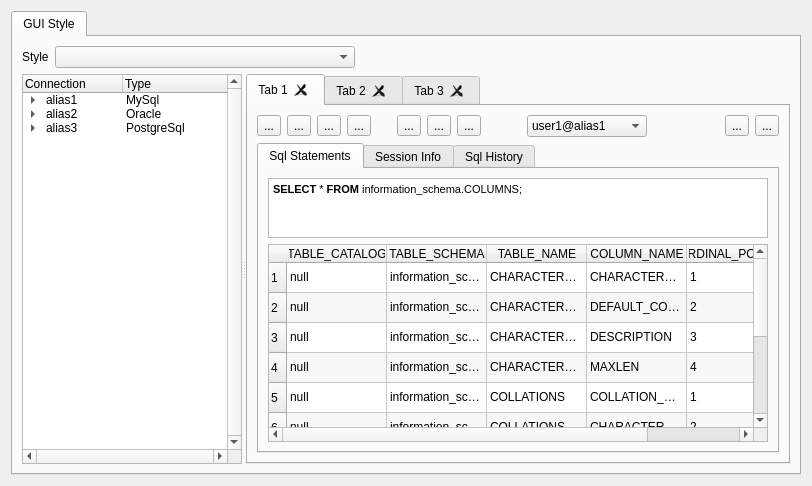
     <widget class="QWidget" name="appearancePage">
      <layout class="QGridLayout" name="gridLayout">
       <item row="0" column="0">
        <widget class="QTabWidget" name="tabWidgetAppearance">
         <property name="currentIndex">
          <number>0</number>
         </property>
         <widget class="QWidget" name="tabGuiStyle">
          <attribute name="title">
           <string>GUI Style</string>
          </attribute>
          <layout class="QVBoxLayout" name="verticalLayout_16">
           <item>
            <layout class="QHBoxLayout" name="horizontalLayout_10">
             <item>
              <widget class="QLabel" name="label_11">
               <property name="text">
                <string>Style</string>
               </property>
              </widget>
             </item>
             <item>
              <widget class="QComboBox" name="comboBoxGuiStyle">
               <property name="minimumSize">
                <size>
                 <width>300</width>
                 <height>0</height>
                </size>
               </property>
              </widget>
             </item>
             <item>
              <spacer name="horizontalSpacer_7">
               <property name="orientation">
                <enum>Qt::Horizontal</enum>
               </property>
               <property name="sizeHint" stdset="0">
                <size>
                 <width>40</width>
                 <height>20</height>
                </size>
               </property>
              </spacer>
             </item>
            </layout>
           </item>
           <item>
            <widget class="QSplitter" name="splitter">
             <property name="orientation">
              <enum>Qt::Horizontal</enum>
             </property>
             <widget class="QTreeWidget" name="treeWidgetConnSample">
              <property name="maximumSize">
               <size>
                <width>220</width>
                <height>16777215</height>
               </size>
              </property>
              <property name="verticalScrollBarPolicy">
               <enum>Qt::ScrollBarAlwaysOn</enum>
              </property>
              <property name="horizontalScrollBarPolicy">
               <enum>Qt::ScrollBarAlwaysOn</enum>
              </property>
              <column>
               <property name="text">
                <string>Connection</string>
               </property>
              </column>
              <column>
               <property name="text">
                <string>Type</string>
               </property>
              </column>
              <item>
               <property name="text">
                <string>alias1</string>
               </property>
               <property name="icon">
                <iconset resource="ui/kevora.qrc">
                 <normaloff>:/png/png_general/database.png</normaloff>:/png/png_general/database.png</iconset>
               </property>
               <property name="text">
                <string>MySql</string>
               </property>
               <item>
                <property name="text">
                 <string>user1</string>
                </property>
                <property name="icon">
                 <iconset resource="ui/kevora.qrc">
                  <normaloff>:/png/png_general/database_on.png</normaloff>:/png/png_general/database_on.png</iconset>
                </property>
               </item>
              </item>
              <item>
               <property name="text">
                <string>alias2</string>
               </property>
               <property name="icon">
                <iconset resource="ui/kevora.qrc">
                 <normaloff>:/png/png_general/database.png</normaloff>:/png/png_general/database.png</iconset>
               </property>
               <property name="text">
                <string>Oracle</string>
               </property>
               <item>
                <property name="text">
                 <string>user2</string>
                </property>
                <property name="icon">
                 <iconset resource="ui/kevora.qrc">
                  <normaloff>:/png/png_general/db_connection.png</normaloff>:/png/png_general/db_connection.png</iconset>
                </property>
               </item>
              </item>
              <item>
               <property name="text">
                <string>alias3</string>
               </property>
               <property name="icon">
                <iconset resource="ui/kevora.qrc">
                 <normaloff>:/png/png_general/database.png</normaloff>:/png/png_general/database.png</iconset>
               </property>
               <property name="text">
                <string>PostgreSql</string>
               </property>
               <item>
                <property name="text">
                 <string>user3</string>
                </property>
                <property name="icon">
                 <iconset resource="ui/kevora.qrc">
                  <normaloff>:/png/png_general/database_on.png</normaloff>:/png/png_general/database_on.png</iconset>
                </property>
               </item>
               <item>
                <property name="text">
                 <string>user4</string>
                </property>
                <property name="icon">
                 <iconset resource="ui/kevora.qrc">
                  <normaloff>:/png/png_general/error.png</normaloff>:/png/png_general/error.png</iconset>
                </property>
               </item>
              </item>
             </widget>
             <widget class="QTabWidget" name="tabWidgetMdiSample">
              <property name="enabled">
               <bool>true</bool>
              </property>
              <property name="currentIndex">
               <number>0</number>
              </property>
              <property name="tabsClosable">
               <bool>true</bool>
              </property>
              <widget class="QWidget" name="tab">
               <attribute name="title">
                <string>Tab 1</string>
               </attribute>
               <layout class="QVBoxLayout" name="verticalLayout_17">
                <item>
                 <layout class="QHBoxLayout" name="horizontalLayout_13">
                  <item>
                   <widget class="QToolButton" name="toolButtonExec">
                    <property name="text">
                     <string>...</string>
                    </property>
                    <property name="icon">
                     <iconset resource="ui/kevora.qrc">
                      <normaloff>:/png/png_sqlwindow/1rightarrow.png</normaloff>:/png/png_sqlwindow/1rightarrow.png</iconset>
                    </property>
                   </widget>
                  </item>
                  <item>
                   <widget class="QToolButton" name="toolButtonExecAll">
                    <property name="text">
                     <string>...</string>
                    </property>
                    <property name="icon">
                     <iconset resource="ui/kevora.qrc">
                      <normaloff>:/png/png_sqlwindow/exec_all.png</normaloff>:/png/png_sqlwindow/exec_all.png</iconset>
                    </property>
                   </widget>
                  </item>
                  <item>
                   <widget class="QToolButton" name="toolButtonTimer">
                    <property name="text">
                     <string>...</string>
                    </property>
                    <property name="icon">
                     <iconset resource="ui/kevora.qrc">
                      <normaloff>:/png/png_sqlwindow/k_alarm.png</normaloff>:/png/png_sqlwindow/k_alarm.png</iconset>
                    </property>
                   </widget>
                  </item>
                  <item>
                   <widget class="QToolButton" name="toolButtonExplain">
                    <property name="text">
                     <string>...</string>
                    </property>
                    <property name="icon">
                     <iconset resource="ui/kevora.qrc">
                      <normaloff>:/png/png_sqlwindow/enumList.png</normaloff>:/png/png_sqlwindow/enumList.png</iconset>
                    </property>
                   </widget>
                  </item>
                  <item>
                   <spacer name="horizontalSpacer_8">
                    <property name="orientation">
                     <enum>Qt::Horizontal</enum>
                    </property>
                    <property name="sizeType">
                     <enum>QSizePolicy::Fixed</enum>
                    </property>
                    <property name="sizeHint" stdset="0">
                     <size>
                      <width>20</width>
                      <height>20</height>
                     </size>
                    </property>
                   </spacer>
                  </item>
                  <item>
                   <widget class="QToolButton" name="toolButtonCommit">
                    <property name="text">
                     <string>...</string>
                    </property>
                    <property name="icon">
                     <iconset resource="ui/kevora.qrc">
                      <normaloff>:/png/png_sqlwindow/agt_action_success.png</normaloff>:/png/png_sqlwindow/agt_action_success.png</iconset>
                    </property>
                   </widget>
                  </item>
                  <item>
                   <widget class="QToolButton" name="toolButtonRollback">
                    <property name="text">
                     <string>...</string>
                    </property>
                    <property name="icon">
                     <iconset resource="ui/kevora.qrc">
                      <normaloff>:/png/png_sqlwindow/rollback.png</normaloff>:/png/png_sqlwindow/rollback.png</iconset>
                    </property>
                   </widget>
                  </item>
                  <item>
                   <widget class="QToolButton" name="toolButtonClear">
                    <property name="text">
                     <string>...</string>
                    </property>
                    <property name="icon">
                     <iconset resource="ui/kevora.qrc">
                      <normaloff>:/png/png_sqlwindow/editclear.png</normaloff>:/png/png_sqlwindow/editclear.png</iconset>
                    </property>
                   </widget>
                  </item>
                  <item>
                   <spacer name="horizontalSpacer_9">
                    <property name="orientation">
                     <enum>Qt::Horizontal</enum>
                    </property>
                    <property name="sizeType">
                     <enum>QSizePolicy::Fixed</enum>
                    </property>
                    <property name="sizeHint" stdset="0">
                     <size>
                      <width>40</width>
                      <height>20</height>
                     </size>
                    </property>
                   </spacer>
                  </item>
                  <item>
                   <widget class="QComboBox" name="comboBoxConn">
                    <property name="minimumSize">
                     <size>
                      <width>120</width>
                      <height>0</height>
                     </size>
                    </property>
                    <property name="currentIndex">
                     <number>1</number>
                    </property>
                    <item>
                     <property name="text">
                      <string/>
                     </property>
                    </item>
                    <item>
                     <property name="text">
                      <string>user1@alias1</string>
                     </property>
                    </item>
                    <item>
                     <property name="text">
                      <string>user3@alias3</string>
                     </property>
                    </item>
                   </widget>
                  </item>
                  <item>
                   <spacer name="horizontalSpacer_10">
                    <property name="orientation">
                     <enum>Qt::Horizontal</enum>
                    </property>
                    <property name="sizeHint" stdset="0">
                     <size>
                      <width>40</width>
                      <height>20</height>
                     </size>
                    </property>
                   </spacer>
                  </item>
                  <item>
                   <widget class="QToolButton" name="toolButtonZoomIn">
                    <property name="text">
                     <string>...</string>
                    </property>
                    <property name="icon">
                     <iconset resource="ui/kevora.qrc">
                      <normaloff>:/png/png_general/viewmag+.png</normaloff>:/png/png_general/viewmag+.png</iconset>
                    </property>
                   </widget>
                  </item>
                  <item>
                   <widget class="QToolButton" name="toolButtonZoomOut">
                    <property name="text">
                     <string>...</string>
                    </property>
                    <property name="icon">
                     <iconset resource="ui/kevora.qrc">
                      <normaloff>:/png/png_general/viewmag-.png</normaloff>:/png/png_general/viewmag-.png</iconset>
                    </property>
                   </widget>
                  </item>
                 </layout>
                </item>
                <item>
                 <widget class="QTabWidget" name="tabWidgetSqlWinSample">
                  <property name="currentIndex">
                   <number>0</number>
                  </property>
                  <widget class="QWidget" name="tab_4">
                   <attribute name="title">
                    <string>Sql Statements</string>
                   </attribute>
                   <layout class="QVBoxLayout" name="verticalLayout_18">
                    <item>
                     <widget class="QTextEdit" name="textEditSql">
                      <property name="maximumSize">
                       <size>
                        <width>16777215</width>
                        <height>60</height>
                       </size>
                      </property>
                      <property name="html">
                       <string>&lt;!DOCTYPE HTML PUBLIC &quot;-//W3C//DTD HTML 4.0//EN&quot; &quot;http://www.w3.org/TR/REC-html40/strict.dtd&quot;&gt;
&lt;html&gt;&lt;head&gt;&lt;meta name=&quot;qrichtext&quot; content=&quot;1&quot; /&gt;&lt;style type=&quot;text/css&quot;&gt;
p, li { white-space: pre-wrap; }
&lt;/style&gt;&lt;/head&gt;&lt;body style=&quot; font-family:'Sans Serif'; font-size:9pt; font-weight:400; font-style:normal;&quot;&gt;
&lt;table border=&quot;0&quot; style=&quot;-qt-table-type: root; margin-top:4px; margin-bottom:4px; margin-left:4px; margin-right:4px;&quot;&gt;
&lt;tr&gt;
&lt;td style=&quot;border: none;&quot;&gt;
&lt;p style=&quot; margin-top:0px; margin-bottom:0px; margin-left:0px; margin-right:0px; -qt-block-indent:0; text-indent:0px;&quot;&gt;&lt;span style=&quot; font-family:'MS Shell Dlg 2'; font-size:8pt; font-weight:600;&quot;&gt;SELECT&lt;/span&gt;&lt;span style=&quot; font-family:'MS Shell Dlg 2'; font-size:8pt;&quot;&gt; * &lt;/span&gt;&lt;span style=&quot; font-family:'MS Shell Dlg 2'; font-size:8pt; font-weight:600;&quot;&gt;FROM&lt;/span&gt;&lt;span style=&quot; font-family:'MS Shell Dlg 2'; font-size:8pt;&quot;&gt; information_schema.COLUMNS;&lt;/span&gt;&lt;/p&gt;&lt;/td&gt;&lt;/tr&gt;&lt;/table&gt;&lt;/body&gt;&lt;/html&gt;</string>
                      </property>
                     </widget>
                    </item>
                    <item>
                     <widget class="QTableWidget" name="tableWidgetResults">
                      <property name="alternatingRowColors">
                       <bool>true</bool>
                      </property>
                      <row>
                       <property name="text">
                        <string notr="true">1</string>
                       </property>
                      </row>
                      <row>
                       <property name="text">
                        <string notr="true">2</string>
                       </property>
                      </row>
                      <row>
                       <property name="text">
                        <string notr="true">3</string>
                       </property>
                      </row>
                      <row>
                       <property name="text">
                        <string notr="true">4</string>
                       </property>
                      </row>
                      <row>
                       <property name="text">
                        <string notr="true">5</string>
                       </property>
                      </row>
                      <row>
                       <property name="text">
                        <string notr="true">6</string>
                       </property>
                      </row>
                      <row>
                       <property name="text">
                        <string notr="true">7</string>
                       </property>
                      </row>
                      <row>
                       <property name="text">
                        <string notr="true">8</string>
                       </property>
                      </row>
                      <row>
                       <property name="text">
                        <string notr="true">9</string>
                       </property>
                      </row>
                      <row>
                       <property name="text">
                        <string notr="true">10</string>
                       </property>
                      </row>
                      <column>
                       <property name="text">
                        <string notr="true">TABLE_CATALOG</string>
                       </property>
                      </column>
                      <column>
                       <property name="text">
                        <string notr="true">TABLE_SCHEMA</string>
                       </property>
                      </column>
                      <column>
                       <property name="text">
                        <string notr="true">TABLE_NAME</string>
                       </property>
                      </column>
                      <column>
                       <property name="text">
                        <string notr="true">COLUMN_NAME</string>
                       </property>
                      </column>
                      <column>
                       <property name="text">
                        <string notr="true">ORDINAL_POSITION</string>
                       </property>
                      </column>
                      <item row="0" column="0">
                       <property name="text">
                        <string notr="true">null</string>
                       </property>
                      </item>
                      <item row="0" column="1">
                       <property name="text">
                        <string notr="true">information_schema</string>
                       </property>
                      </item>
                      <item row="0" column="2">
                       <property name="text">
                        <string notr="true">CHARACTER_SETS</string>
                       </property>
                      </item>
                      <item row="0" column="3">
                       <property name="text">
                        <string notr="true">CHARACTER_SET_NAME</string>
                       </property>
                      </item>
                      <item row="0" column="4">
                       <property name="text">
                        <string notr="true">1</string>
                       </property>
                      </item>
                      <item row="1" column="0">
                       <property name="text">
                        <string notr="true">null</string>
                       </property>
                      </item>
                      <item row="1" column="1">
                       <property name="text">
                        <string notr="true">information_schema</string>
                       </property>
                      </item>
                      <item row="1" column="2">
                       <property name="text">
                        <string notr="true">CHARACTER_SETS</string>
                       </property>
                      </item>
                      <item row="1" column="3">
                       <property name="text">
                        <string notr="true">DEFAULT_COLLATE_NAME</string>
                       </property>
                      </item>
                      <item row="1" column="4">
                       <property name="text">
                        <string notr="true">2</string>
                       </property>
                      </item>
                      <item row="2" column="0">
                       <property name="text">
                        <string notr="true">null</string>
                       </property>
                      </item>
                      <item row="2" column="1">
                       <property name="text">
                        <string notr="true">information_schema</string>
                       </property>
                      </item>
                      <item row="2" column="2">
                       <property name="text">
                        <string notr="true">CHARACTER_SETS</string>
                       </property>
                      </item>
                      <item row="2" column="3">
                       <property name="text">
                        <string notr="true">DESCRIPTION</string>
                       </property>
                      </item>
                      <item row="2" column="4">
                       <property name="text">
                        <string notr="true">3</string>
                       </property>
                      </item>
                      <item row="3" column="0">
                       <property name="text">
                        <string notr="true">null</string>
                       </property>
                      </item>
                      <item row="3" column="1">
                       <property name="text">
                        <string notr="true">information_schema</string>
                       </property>
                      </item>
                      <item row="3" column="2">
                       <property name="text">
                        <string notr="true">CHARACTER_SETS</string>
                       </property>
                      </item>
                      <item row="3" column="3">
                       <property name="text">
                        <string notr="true">MAXLEN</string>
                       </property>
                      </item>
                      <item row="3" column="4">
                       <property name="text">
                        <string notr="true">4</string>
                       </property>
                      </item>
                      <item row="4" column="0">
                       <property name="text">
                        <string notr="true">null</string>
                       </property>
                      </item>
                      <item row="4" column="1">
                       <property name="text">
                        <string notr="true">information_schema</string>
                       </property>
                      </item>
                      <item row="4" column="2">
                       <property name="text">
                        <string notr="true">COLLATIONS</string>
                       </property>
                      </item>
                      <item row="4" column="3">
                       <property name="text">
                        <string notr="true">COLLATION_NAME</string>
                       </property>
                      </item>
                      <item row="4" column="4">
                       <property name="text">
                        <string notr="true">1</string>
                       </property>
                      </item>
                      <item row="5" column="0">
                       <property name="text">
                        <string notr="true">null</string>
                       </property>
                      </item>
                      <item row="5" column="1">
                       <property name="text">
                        <string notr="true">information_schema</string>
                       </property>
                      </item>
                      <item row="5" column="2">
                       <property name="text">
                        <string notr="true">COLLATIONS</string>
                       </property>
                      </item>
                      <item row="5" column="3">
                       <property name="text">
                        <string notr="true">CHARACTER_SET_NAME</string>
                       </property>
                      </item>
                      <item row="5" column="4">
                       <property name="text">
                        <string notr="true">2</string>
                       </property>
                      </item>
                      <item row="6" column="0">
                       <property name="text">
                        <string notr="true">null</string>
                       </property>
                      </item>
                      <item row="6" column="1">
                       <property name="text">
                        <string notr="true">information_schema</string>
                       </property>
                      </item>
                      <item row="6" column="2">
                       <property name="text">
                        <string notr="true">COLLATIONS</string>
                       </property>
                      </item>
                      <item row="6" column="3">
                       <property name="text">
                        <string notr="true">ID</string>
                       </property>
                      </item>
                      <item row="6" column="4">
                       <property name="text">
                        <string notr="true">3</string>
                       </property>
                      </item>
                      <item row="7" column="0">
                       <property name="text">
                        <string notr="true">null</string>
                       </property>
                      </item>
                      <item row="7" column="1">
                       <property name="text">
                        <string notr="true">information_schema</string>
                       </property>
                      </item>
                      <item row="7" column="2">
                       <property name="text">
                        <string notr="true">COLLATIONS</string>
                       </property>
                      </item>
                      <item row="7" column="3">
                       <property name="text">
                        <string notr="true">IS_DEFAULT</string>
                       </property>
                      </item>
                      <item row="7" column="4">
                       <property name="text">
                        <string notr="true">4</string>
                       </property>
                      </item>
                      <item row="8" column="0">
                       <property name="text">
                        <string notr="true">null</string>
                       </property>
                      </item>
                      <item row="8" column="1">
                       <property name="text">
                        <string notr="true">information_schema</string>
                       </property>
                      </item>
                      <item row="8" column="2">
                       <property name="text">
                        <string notr="true">COLLATIONS</string>
                       </property>
                      </item>
                      <item row="8" column="3">
                       <property name="text">
                        <string notr="true">IS_COMPILED</string>
                       </property>
                      </item>
                      <item row="8" column="4">
                       <property name="text">
                        <string notr="true">5</string>
                       </property>
                      </item>
                      <item row="9" column="0">
                       <property name="text">
                        <string notr="true">null</string>
                       </property>
                      </item>
                      <item row="9" column="1">
                       <property name="text">
                        <string notr="true">information_schema</string>
                       </property>
                      </item>
                      <item row="9" column="2">
                       <property name="text">
                        <string notr="true">COLLATIONS</string>
                       </property>
                      </item>
                      <item row="9" column="3">
                       <property name="text">
                        <string notr="true">SORTLEN</string>
                       </property>
                      </item>
                      <item row="9" column="4">
                       <property name="text">
                        <string notr="true">6</string>
                       </property>
                      </item>
                     </widget>
                    </item>
                   </layout>
                  </widget>
                  <widget class="QWidget" name="tab_5">
                   <attribute name="title">
                    <string>Session Info</string>
                   </attribute>
                  </widget>
                  <widget class="QWidget" name="tab_6">
                   <attribute name="title">
                    <string>Sql History</string>
                   </attribute>
                  </widget>
                 </widget>
                </item>
               </layout>
              </widget>
              <widget class="QWidget" name="tab_2">
               <attribute name="title">
                <string>Tab 2</string>
               </attribute>
              </widget>
              <widget class="QWidget" name="tab_3">
               <attribute name="title">
                <string>Tab 3</string>
               </attribute>
              </widget>
             </widget>
            </widget>
           </item>
          </layout>
         </widget>
        </widget>
       </item>
      </layout>
     </widget>
